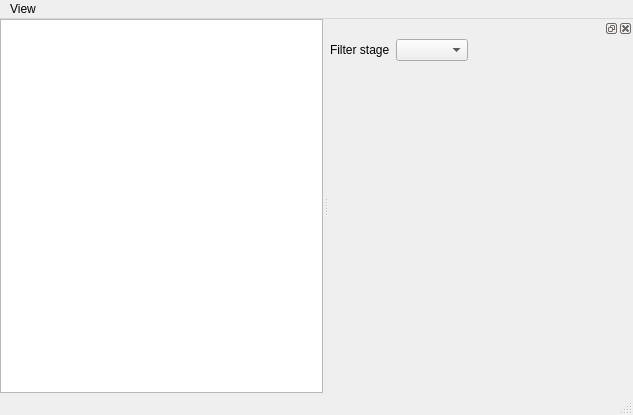
<?xml version="1.0" encoding="UTF-8"?>
<ui version="4.0">
 <class>MirrorWindow</class>
 <widget class="QMainWindow" name="MirrorWindow">
  <property name="geometry">
   <rect>
    <x>0</x>
    <y>0</y>
    <width>633</width>
    <height>415</height>
   </rect>
  </property>
  <property name="windowTitle">
   <string>artm's mirror</string>
  </property>
  <property name="dockNestingEnabled">
   <bool>true</bool>
  </property>
  <widget class="QWidget" name="centralWidget">
   <layout class="QVBoxLayout" name="verticalLayout">
    <property name="margin">
     <number>0</number>
    </property>
    <item>
     <widget class="Mirror::CompositeView" name="composite">
      <property name="minimumSize">
       <size>
        <width>162</width>
        <height>122</height>
       </size>
      </property>
      <property name="backgroundBrush">
       <brush brushstyle="SolidPattern">
        <color alpha="255">
         <red>0</red>
         <green>0</green>
         <blue>0</blue>
        </color>
       </brush>
      </property>
     </widget>
    </item>
   </layout>
  </widget>
  <widget class="QMenuBar" name="menuBar">
   <property name="geometry">
    <rect>
     <x>0</x>
     <y>0</y>
     <width>633</width>
     <height>22</height>
    </rect>
   </property>
   <widget class="QMenu" name="menuView">
    <property name="title">
     <string>View</string>
    </property>
    <addaction name="actionCapture"/>
    <addaction name="separator"/>
    <addaction name="actionFullscreen"/>
   </widget>
   <addaction name="menuView"/>
  </widget>
  <widget class="QStatusBar" name="statusBar"/>
  <widget class="QDockWidget" name="mirrorDock">
   <property name="minimumSize">
    <size>
     <width>304</width>
     <height>138</height>
    </size>
   </property>
   <attribute name="dockWidgetArea">
    <number>2</number>
   </attribute>
   <widget class="QWidget" name="mirrorDockContents">
    <layout class="QFormLayout" name="mirrorDockForm">
     <property name="fieldGrowthPolicy">
      <enum>QFormLayout::FieldsStayAtSizeHint</enum>
     </property>
     <property name="horizontalSpacing">
      <number>-1</number>
     </property>
     <property name="verticalSpacing">
      <number>-1</number>
     </property>
     <property name="margin">
      <number>1</number>
     </property>
     <item row="1" column="0">
      <widget class="QLabel" name="stageSelectorLabel">
       <property name="text">
        <string>Filter stage</string>
       </property>
      </widget>
     </item>
     <item row="1" column="1">
      <widget class="QComboBox" name="stageSelector"/>
     </item>
    </layout>
   </widget>
  </widget>
  <action name="actionCapture">
   <property name="checkable">
    <bool>true</bool>
   </property>
   <property name="text">
    <string>Capture</string>
   </property>
   <property name="toolTip">
    <string>Start/Stop video capture</string>
   </property>
   <property name="shortcut">
    <string>Ctrl+C</string>
   </property>
  </action>
  <action name="actionFullscreen">
   <property name="checkable">
    <bool>true</bool>
   </property>
   <property name="text">
    <string>Fullscreen</string>
   </property>
   <property name="shortcut">
    <string>Ctrl+F</string>
   </property>
  </action>
 </widget>
 <layoutdefault spacing="6" margin="11"/>
 <customwidgets>
  <customwidget>
   <class>Mirror::CompositeView</class>
   <extends>QGraphicsView</extends>
   <header>compositeview.h</header>
  </customwidget>
 </customwidgets>
 <resources/>
 <connections/>
</ui>
